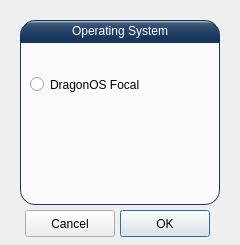
<?xml version="1.0" encoding="UTF-8"?>
<ui version="4.0">
 <class>Dialog</class>
 <widget class="QDialog" name="Dialog">
  <property name="geometry">
   <rect>
    <x>0</x>
    <y>0</y>
    <width>240</width>
    <height>245</height>
   </rect>
  </property>
  <property name="windowTitle">
   <string>FISSURE Install</string>
  </property>
  <widget class="QPushButton" name="pushButton_ok">
   <property name="geometry">
    <rect>
     <x>120</x>
     <y>210</y>
     <width>90</width>
     <height>27</height>
    </rect>
   </property>
   <property name="text">
    <string>OK</string>
   </property>
  </widget>
  <widget class="QPushButton" name="pushButton_cancel">
   <property name="geometry">
    <rect>
     <x>25</x>
     <y>210</y>
     <width>90</width>
     <height>27</height>
    </rect>
   </property>
   <property name="text">
    <string>Cancel</string>
   </property>
  </widget>
  <widget class="QLabel" name="label1">
   <property name="geometry">
    <rect>
     <x>20</x>
     <y>20</y>
     <width>200</width>
     <height>22</height>
    </rect>
   </property>
   <property name="styleSheet">
    <string notr="true">QLabel#label1 {
   qproperty-alignment: AlignCenter;
	border: 1px solid #17365D;
	border-top-left-radius: 15px;
	border-top-right-radius: 15px;
	background-color: qlineargradient(spread:pad, x1:0, y1:0, x2:0, y2:1, stop:0 #e7eaee, stop:0.12 #455e7d, stop:0.3 #2e4a6d,   stop:0.85 #17365D, stop:1 #17365D);
	padding: 0px 0px;
	color: rgb(255, 255, 255);
	max-height: 20px;
	font: bold 10pt &quot;Ubuntu&quot;;
}</string>
   </property>
   <property name="text">
    <string>Operating System</string>
   </property>
   <property name="alignment">
    <set>Qt::AlignCenter</set>
   </property>
  </widget>
  <widget class="QFrame" name="frame1">
   <property name="geometry">
    <rect>
     <x>20</x>
     <y>42</y>
     <width>200</width>
     <height>163</height>
    </rect>
   </property>
   <property name="styleSheet">
    <string notr="true">QFrame#frame1 {
	background-color: rgb(251, 251, 251);
	border: 1px solid #17365D;
	border-bottom-left-radius: 15px;
	border-bottom-right-radius: 15px;
}</string>
   </property>
   <property name="frameShape">
    <enum>QFrame::StyledPanel</enum>
   </property>
   <property name="frameShadow">
    <enum>QFrame::Raised</enum>
   </property>
   <widget class="QRadioButton" name="radioButton_ubuntu20_04_4">
    <property name="enabled">
     <bool>true</bool>
    </property>
    <property name="geometry">
     <rect>
      <x>10</x>
      <y>30</y>
      <width>150</width>
      <height>25</height>
     </rect>
    </property>
    <property name="text">
     <string>DragonOS Focal</string>
    </property>
   </widget>
  </widget>
 </widget>
 <resources/>
 <connections/>
</ui>
